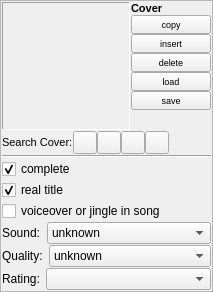
         <widget class="QFrame" name="frameOptions">
          <property name="maximumSize">
           <size>
            <width>240</width>
            <height>16777215</height>
           </size>
          </property>
          <property name="frameShape">
           <enum>QFrame::StyledPanel</enum>
          </property>
          <layout class="QVBoxLayout">
           <property name="spacing">
            <number>1</number>
           </property>
           <property name="margin">
            <number>1</number>
           </property>
           <item>
            <layout class="QHBoxLayout" name="horizontalLayout_3">
             <property name="topMargin">
              <number>0</number>
             </property>
             <item>
              <widget class="QLabel" name="cover">
               <property name="minimumSize">
                <size>
                 <width>128</width>
                 <height>128</height>
                </size>
               </property>
               <property name="maximumSize">
                <size>
                 <width>128</width>
                 <height>128</height>
                </size>
               </property>
               <property name="acceptDrops">
                <bool>true</bool>
               </property>
               <property name="frameShape">
                <enum>QFrame::Panel</enum>
               </property>
               <property name="frameShadow">
                <enum>QFrame::Sunken</enum>
               </property>
               <property name="text">
                <string/>
               </property>
               <property name="scaledContents">
                <bool>true</bool>
               </property>
               <property name="alignment">
                <set>Qt::AlignCenter</set>
               </property>
               <property name="margin">
                <number>0</number>
               </property>
              </widget>
             </item>
             <item>
              <layout class="QVBoxLayout" name="verticalLayout_3">
               <property name="spacing">
                <number>0</number>
               </property>
               <property name="leftMargin">
                <number>0</number>
               </property>
               <property name="topMargin">
                <number>0</number>
               </property>
               <item>
                <widget class="QLabel" name="label_21">
                 <property name="font">
                  <font>
                   <pointsize>8</pointsize>
                   <weight>75</weight>
                   <bold>true</bold>
                  </font>
                 </property>
                 <property name="text">
                  <string>Cover</string>
                 </property>
                </widget>
               </item>
               <item>
                <widget class="QPushButton" name="coverCopyButton">
                 <property name="maximumSize">
                  <size>
                   <width>16777215</width>
                   <height>20</height>
                  </size>
                 </property>
                 <property name="font">
                  <font>
                   <pointsize>7</pointsize>
                  </font>
                 </property>
                 <property name="text">
                  <string>copy</string>
                 </property>
                 <property name="icon">
                  <iconset resource="../../resources.qrc">
                   <normaloff>:/icons/resources/edit-copy.png</normaloff>:/icons/resources/edit-copy.png</iconset>
                 </property>
                 <property name="iconSize">
                  <size>
                   <width>16</width>
                   <height>16</height>
                  </size>
                 </property>
                 <property name="flat">
                  <bool>false</bool>
                 </property>
                </widget>
               </item>
               <item>
                <widget class="QPushButton" name="coverInsertButton">
                 <property name="maximumSize">
                  <size>
                   <width>16777215</width>
                   <height>20</height>
                  </size>
                 </property>
                 <property name="font">
                  <font>
                   <pointsize>7</pointsize>
                  </font>
                 </property>
                 <property name="text">
                  <string>insert</string>
                 </property>
                 <property name="icon">
                  <iconset resource="../../resources.qrc">
                   <normaloff>:/icons/resources/edit-paste.png</normaloff>:/icons/resources/edit-paste.png</iconset>
                 </property>
                 <property name="iconSize">
                  <size>
                   <width>16</width>
                   <height>16</height>
                  </size>
                 </property>
                 <property name="flat">
                  <bool>false</bool>
                 </property>
                </widget>
               </item>
               <item>
                <widget class="QPushButton" name="coverDeleteButton">
                 <property name="maximumSize">
                  <size>
                   <width>16777215</width>
                   <height>20</height>
                  </size>
                 </property>
                 <property name="font">
                  <font>
                   <pointsize>7</pointsize>
                  </font>
                 </property>
                 <property name="text">
                  <string>delete</string>
                 </property>
                 <property name="icon">
                  <iconset resource="../../resources.qrc">
                   <normaloff>:/icons/resources/edit-delete.png</normaloff>:/icons/resources/edit-delete.png</iconset>
                 </property>
                 <property name="iconSize">
                  <size>
                   <width>16</width>
                   <height>16</height>
                  </size>
                 </property>
                 <property name="flat">
                  <bool>false</bool>
                 </property>
                </widget>
               </item>
               <item>
                <widget class="QPushButton" name="coverLoadButton">
                 <property name="enabled">
                  <bool>true</bool>
                 </property>
                 <property name="maximumSize">
                  <size>
                   <width>16777215</width>
                   <height>20</height>
                  </size>
                 </property>
                 <property name="font">
                  <font>
                   <pointsize>7</pointsize>
                  </font>
                 </property>
                 <property name="text">
                  <string>load</string>
                 </property>
                 <property name="icon">
                  <iconset resource="../../resources.qrc">
                   <normaloff>:/icons/resources/fileopen.png</normaloff>:/icons/resources/fileopen.png</iconset>
                 </property>
                 <property name="iconSize">
                  <size>
                   <width>16</width>
                   <height>16</height>
                  </size>
                 </property>
                 <property name="flat">
                  <bool>false</bool>
                 </property>
                </widget>
               </item>
               <item>
                <widget class="QPushButton" name="coverSaveButton">
                 <property name="enabled">
                  <bool>true</bool>
                 </property>
                 <property name="maximumSize">
                  <size>
                   <width>16777215</width>
                   <height>20</height>
                  </size>
                 </property>
                 <property name="font">
                  <font>
                   <pointsize>7</pointsize>
                  </font>
                 </property>
                 <property name="text">
                  <string>save</string>
                 </property>
                 <property name="icon">
                  <iconset resource="../../resources.qrc">
                   <normaloff>:/icons/resources/filesave.png</normaloff>:/icons/resources/filesave.png</iconset>
                 </property>
                 <property name="iconSize">
                  <size>
                   <width>16</width>
                   <height>16</height>
                  </size>
                 </property>
                 <property name="flat">
                  <bool>false</bool>
                 </property>
                </widget>
               </item>
               <item>
                <spacer name="verticalSpacer_3">
                 <property name="orientation">
                  <enum>Qt::Vertical</enum>
                 </property>
                 <property name="sizeHint" stdset="0">
                  <size>
                   <width>20</width>
                   <height>0</height>
                  </size>
                 </property>
                </spacer>
               </item>
              </layout>
             </item>
            </layout>
           </item>
           <item>
            <layout class="QHBoxLayout" name="horizontalLayout_2">
             <property name="spacing">
              <number>0</number>
             </property>
             <property name="topMargin">
              <number>0</number>
             </property>
             <item>
              <widget class="QLabel" name="label_22">
               <property name="font">
                <font>
                 <pointsize>8</pointsize>
                </font>
               </property>
               <property name="text">
                <string>Search Cover:</string>
               </property>
              </widget>
             </item>
             <item>
              <widget class="QToolButton" name="coverSearchGoogle">
               <property name="text">
                <string/>
               </property>
               <property name="icon">
                <iconset resource="../../resources.qrc">
                 <normaloff>:/icons/resources/logo_google16x16.png</normaloff>:/icons/resources/logo_google16x16.png</iconset>
               </property>
               <property name="iconSize">
                <size>
                 <width>16</width>
                 <height>16</height>
                </size>
               </property>
              </widget>
             </item>
             <item>
              <widget class="QToolButton" name="coverSearchBeatport">
               <property name="text">
                <string/>
               </property>
               <property name="icon">
                <iconset resource="../../resources.qrc">
                 <normaloff>:/icons/resources/logo_beatport16x16.png</normaloff>:/icons/resources/logo_beatport16x16.png</iconset>
               </property>
               <property name="iconSize">
                <size>
                 <width>16</width>
                 <height>16</height>
                </size>
               </property>
              </widget>
             </item>
             <item>
              <widget class="QToolButton" name="coverSearchSoundcloud">
               <property name="text">
                <string/>
               </property>
               <property name="icon">
                <iconset resource="../../resources.qrc">
                 <normaloff>:/icons/resources/soundcloud.png</normaloff>:/icons/resources/soundcloud.png</iconset>
               </property>
               <property name="iconSize">
                <size>
                 <width>16</width>
                 <height>16</height>
                </size>
               </property>
              </widget>
             </item>
             <item>
              <widget class="QToolButton" name="coverSearchAmazon">
               <property name="text">
                <string/>
               </property>
               <property name="icon">
                <iconset resource="../../resources.qrc">
                 <normaloff>:/icons/resources/logo_amazon16x16.png</normaloff>:/icons/resources/logo_amazon16x16.png</iconset>
               </property>
               <property name="iconSize">
                <size>
                 <width>16</width>
                 <height>16</height>
                </size>
               </property>
              </widget>
             </item>
             <item>
              <spacer name="horizontalSpacer_5">
               <property name="orientation">
                <enum>Qt::Horizontal</enum>
               </property>
               <property name="sizeHint" stdset="0">
                <size>
                 <width>5</width>
                 <height>20</height>
                </size>
               </property>
              </spacer>
             </item>
            </layout>
           </item>
           <item>
            <widget class="Line" name="line">
             <property name="orientation">
              <enum>Qt::Horizontal</enum>
             </property>
            </widget>
           </item>
           <item>
            <widget class="QCheckBox" name="complete">
             <property name="sizePolicy">
              <sizepolicy hsizetype="Maximum" vsizetype="Fixed">
               <horstretch>0</horstretch>
               <verstretch>0</verstretch>
              </sizepolicy>
             </property>
             <property name="text">
              <string>complete</string>
             </property>
             <property name="checked">
              <bool>true</bool>
             </property>
            </widget>
           </item>
           <item>
            <widget class="QCheckBox" name="realTitle">
             <property name="sizePolicy">
              <sizepolicy hsizetype="Maximum" vsizetype="Fixed">
               <horstretch>0</horstretch>
               <verstretch>0</verstretch>
              </sizepolicy>
             </property>
             <property name="text">
              <string>real title</string>
             </property>
             <property name="checked">
              <bool>true</bool>
             </property>
            </widget>
           </item>
           <item>
            <widget class="QCheckBox" name="interrupted">
             <property name="text">
              <string>voiceover or jingle in song</string>
             </property>
            </widget>
           </item>
           <item>
            <layout class="QHBoxLayout">
             <property name="spacing">
              <number>6</number>
             </property>
             <property name="margin">
              <number>0</number>
             </property>
             <item>
              <widget class="QLabel" name="label_45">
               <property name="sizePolicy">
                <sizepolicy hsizetype="Maximum" vsizetype="Minimum">
                 <horstretch>0</horstretch>
                 <verstretch>0</verstretch>
                </sizepolicy>
               </property>
               <property name="text">
                <string>Sound:</string>
               </property>
              </widget>
             </item>
             <item>
              <widget class="QComboBox" name="channels">
               <property name="sizePolicy">
                <sizepolicy hsizetype="Expanding" vsizetype="Fixed">
                 <horstretch>0</horstretch>
                 <verstretch>0</verstretch>
                </sizepolicy>
               </property>
               <property name="currentIndex">
                <number>0</number>
               </property>
               <property name="iconSize">
                <size>
                 <width>60</width>
                 <height>15</height>
                </size>
               </property>
               <property name="frame">
                <bool>true</bool>
               </property>
               <item>
                <property name="text">
                 <string>unknown</string>
                </property>
                <property name="icon">
                 <iconset resource="../../resources.qrc">
                  <normaloff>:/channels/resources/sound-unknown.png</normaloff>:/channels/resources/sound-unknown.png</iconset>
                </property>
               </item>
               <item>
                <property name="text">
                 <string>Mono</string>
                </property>
                <property name="icon">
                 <iconset resource="../../resources.qrc">
                  <normaloff>:/channels/resources/sound-mono.png</normaloff>:/channels/resources/sound-mono.png</iconset>
                </property>
               </item>
               <item>
                <property name="text">
                 <string>Stereo</string>
                </property>
                <property name="icon">
                 <iconset resource="../../resources.qrc">
                  <normaloff>:/channels/resources/sound-stereo.png</normaloff>:/channels/resources/sound-stereo.png</iconset>
                </property>
               </item>
               <item>
                <property name="text">
                 <string>Dolby Stereo</string>
                </property>
                <property name="icon">
                 <iconset resource="../../resources.qrc">
                  <normaloff>:/channels/resources/sound-dolbystereo.png</normaloff>:/channels/resources/sound-dolbystereo.png</iconset>
                </property>
               </item>
               <item>
                <property name="text">
                 <string>Dolby Surround</string>
                </property>
                <property name="icon">
                 <iconset resource="../../resources.qrc">
                  <normaloff>:/channels/resources/sound-dolby-surround.png</normaloff>:/channels/resources/sound-dolby-surround.png</iconset>
                </property>
               </item>
               <item>
                <property name="text">
                 <string>Dolby Digital 5.1</string>
                </property>
                <property name="icon">
                 <iconset resource="../../resources.qrc">
                  <normaloff>:/channels/resources/sound-dolbydigital-5.1.png</normaloff>:/channels/resources/sound-dolbydigital-5.1.png</iconset>
                </property>
               </item>
               <item>
                <property name="text">
                 <string>Dolby Digital EX</string>
                </property>
                <property name="icon">
                 <iconset resource="../../resources.qrc">
                  <normaloff>:/channels/resources/sound-dolbydigital-5.1ex.png</normaloff>:/channels/resources/sound-dolbydigital-5.1ex.png</iconset>
                </property>
               </item>
               <item>
                <property name="text">
                 <string>DTS 5.1</string>
                </property>
                <property name="icon">
                 <iconset resource="../../resources.qrc">
                  <normaloff>:/channels/resources/sound-dts-5.1.png</normaloff>:/channels/resources/sound-dts-5.1.png</iconset>
                </property>
               </item>
              </widget>
             </item>
            </layout>
           </item>
           <item>
            <layout class="QHBoxLayout">
             <property name="spacing">
              <number>6</number>
             </property>
             <property name="margin">
              <number>0</number>
             </property>
             <item>
              <widget class="QLabel" name="label_46">
               <property name="sizePolicy">
                <sizepolicy hsizetype="Maximum" vsizetype="Minimum">
                 <horstretch>0</horstretch>
                 <verstretch>0</verstretch>
                </sizepolicy>
               </property>
               <property name="text">
                <string>Quality:</string>
               </property>
              </widget>
             </item>
             <item>
              <widget class="QComboBox" name="quality">
               <property name="sizePolicy">
                <sizepolicy hsizetype="Expanding" vsizetype="Maximum">
                 <horstretch>0</horstretch>
                 <verstretch>0</verstretch>
                </sizepolicy>
               </property>
               <item>
                <property name="text">
                 <string>unknown</string>
                </property>
                <property name="icon">
                 <iconset resource="../../resources.qrc">
                  <normaloff>:/quality/resources/quali-unknown.png</normaloff>:/quality/resources/quali-unknown.png</iconset>
                </property>
               </item>
               <item>
                <property name="text">
                 <string>sehr gut</string>
                </property>
                <property name="icon">
                 <iconset resource="../../resources.qrc">
                  <normaloff>:/quality/resources/quali-1.png</normaloff>:/quality/resources/quali-1.png</iconset>
                </property>
               </item>
               <item>
                <property name="text">
                 <string>gut</string>
                </property>
                <property name="icon">
                 <iconset resource="../../resources.qrc">
                  <normaloff>:/quality/resources/quali-2.png</normaloff>:/quality/resources/quali-2.png</iconset>
                </property>
               </item>
               <item>
                <property name="text">
                 <string>mittelmäßig</string>
                </property>
                <property name="icon">
                 <iconset resource="../../resources.qrc">
                  <normaloff>:/quality/resources/quali-3.png</normaloff>:/quality/resources/quali-3.png</iconset>
                </property>
               </item>
               <item>
                <property name="text">
                 <string>schlecht</string>
                </property>
                <property name="icon">
                 <iconset resource="../../resources.qrc">
                  <normaloff>:/quality/resources/quali-4.png</normaloff>:/quality/resources/quali-4.png</iconset>
                </property>
               </item>
               <item>
                <property name="text">
                 <string>sehr schlecht</string>
                </property>
                <property name="icon">
                 <iconset resource="../../resources.qrc">
                  <normaloff>:/quality/resources/quali-5.png</normaloff>:/quality/resources/quali-5.png</iconset>
                </property>
               </item>
              </widget>
             </item>
            </layout>
           </item>
           <item>
            <layout class="QHBoxLayout">
             <property name="spacing">
              <number>6</number>
             </property>
             <property name="margin">
              <number>0</number>
             </property>
             <item>
              <widget class="QLabel" name="label_47">
               <property name="sizePolicy">
                <sizepolicy hsizetype="Maximum" vsizetype="Minimum">
                 <horstretch>0</horstretch>
                 <verstretch>0</verstretch>
                </sizepolicy>
               </property>
               <property name="text">
                <string>Rating:</string>
               </property>
              </widget>
             </item>
             <item>
              <widget class="QComboBox" name="rating">
               <property name="sizePolicy">
                <sizepolicy hsizetype="Expanding" vsizetype="Maximum">
                 <horstretch>0</horstretch>
                 <verstretch>0</verstretch>
                </sizepolicy>
               </property>
               <property name="minimumSize">
                <size>
                 <width>120</width>
                 <height>0</height>
                </size>
               </property>
               <property name="iconSize">
                <size>
                 <width>96</width>
                 <height>16</height>
                </size>
               </property>
               <item>
                <property name="text">
                 <string/>
                </property>
                <property name="icon">
                 <iconset resource="../../resources.qrc">
                  <normaloff>:/bewertung/resources/sterne-unbewertet.png</normaloff>:/bewertung/resources/sterne-unbewertet.png</iconset>
                </property>
               </item>
               <item>
                <property name="text">
                 <string/>
                </property>
                <property name="icon">
                 <iconset resource="../../resources.qrc">
                  <normaloff>:/bewertung/resources/sterne1.png</normaloff>:/bewertung/resources/sterne1.png</iconset>
                </property>
               </item>
               <item>
                <property name="text">
                 <string/>
                </property>
                <property name="icon">
                 <iconset resource="../../resources.qrc">
                  <normaloff>:/bewertung/resources/sterne2.png</normaloff>:/bewertung/resources/sterne2.png</iconset>
                </property>
               </item>
               <item>
                <property name="text">
                 <string/>
                </property>
                <property name="icon">
                 <iconset resource="../../resources.qrc">
                  <normaloff>:/bewertung/resources/sterne3.png</normaloff>:/bewertung/resources/sterne3.png</iconset>
                </property>
               </item>
               <item>
                <property name="text">
                 <string/>
                </property>
                <property name="icon">
                 <iconset resource="../../resources.qrc">
                  <normaloff>:/bewertung/resources/sterne4.png</normaloff>:/bewertung/resources/sterne4.png</iconset>
                </property>
               </item>
               <item>
                <property name="text">
                 <string/>
                </property>
                <property name="icon">
                 <iconset resource="../../resources.qrc">
                  <normaloff>:/bewertung/resources/sterne5.png</normaloff>:/bewertung/resources/sterne5.png</iconset>
                </property>
               </item>
               <item>
                <property name="text">
                 <string/>
                </property>
                <property name="icon">
                 <iconset resource="../../resources.qrc">
                  <normaloff>:/bewertung/resources/sterne6.png</normaloff>:/bewertung/resources/sterne6.png</iconset>
                </property>
               </item>
              </widget>
             </item>
            </layout>
           </item>
           <item>
            <spacer name="verticalSpacer_2">
             <property name="orientation">
              <enum>Qt::Vertical</enum>
             </property>
             <property name="sizeHint" stdset="0">
              <size>
               <width>20</width>
               <height>0</height>
              </size>
             </property>
            </spacer>
           </item>
          </layout>
         </widget>
